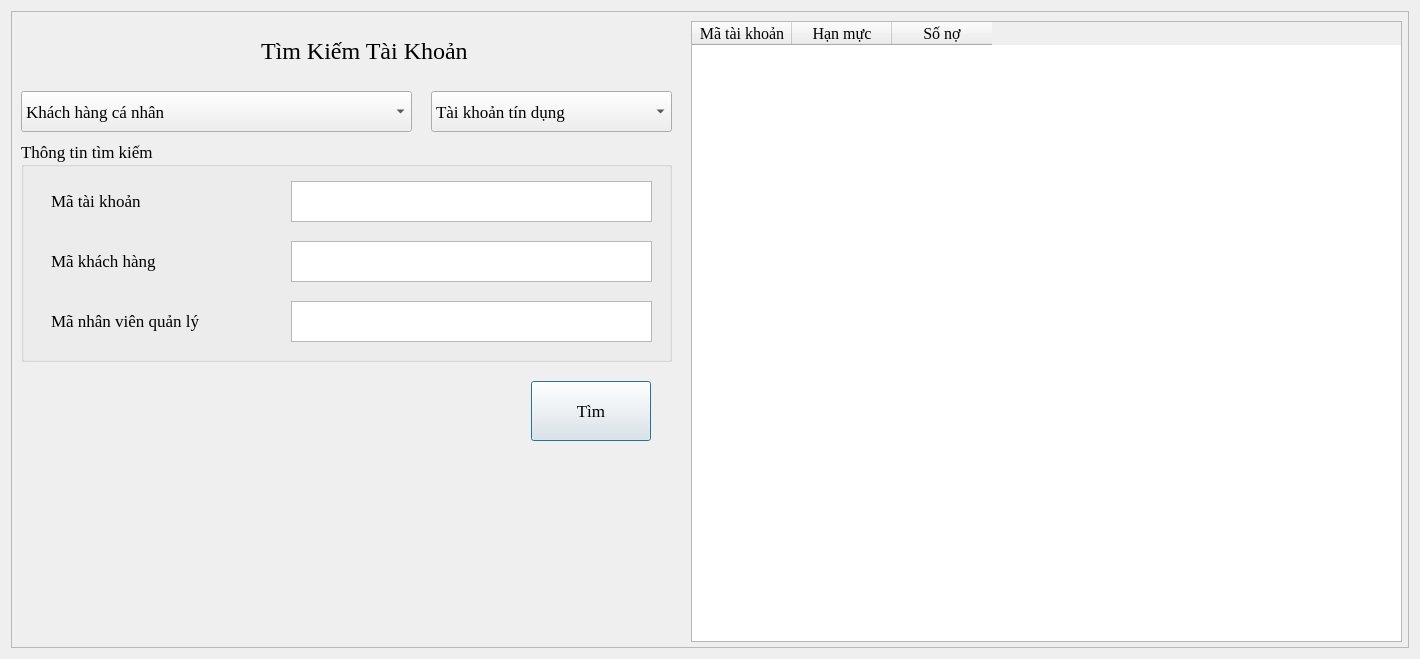
<?xml version="1.0" encoding="UTF-8"?>
<ui version="4.0">
 <class>Dialog</class>
 <widget class="QDialog" name="Dialog">
  <property name="geometry">
   <rect>
    <x>0</x>
    <y>0</y>
    <width>1420</width>
    <height>659</height>
   </rect>
  </property>
  <property name="font">
   <font>
    <family>MS Shell Dlg 2</family>
    <pointsize>16</pointsize>
   </font>
  </property>
  <property name="windowTitle">
   <string>Dialog</string>
  </property>
  <layout class="QGridLayout" name="gridLayout">
   <item row="0" column="0">
    <widget class="QFrame" name="frame">
     <property name="frameShape">
      <enum>QFrame::StyledPanel</enum>
     </property>
     <property name="frameShadow">
      <enum>QFrame::Raised</enum>
     </property>
     <widget class="QGroupBox" name="groupBox">
      <property name="geometry">
       <rect>
        <x>10</x>
        <y>130</y>
        <width>651</width>
        <height>221</height>
       </rect>
      </property>
      <property name="font">
       <font>
        <family>Times New Roman</family>
        <pointsize>13</pointsize>
       </font>
      </property>
      <property name="title">
       <string>Thông tin tìm kiếm</string>
      </property>
      <widget class="QTextEdit" name="txt_MaNV">
       <property name="geometry">
        <rect>
         <x>270</x>
         <y>160</y>
         <width>361</width>
         <height>41</height>
        </rect>
       </property>
       <property name="font">
        <font>
         <family>Times New Roman</family>
         <pointsize>13</pointsize>
        </font>
       </property>
      </widget>
      <widget class="QTextEdit" name="txt_MaKH">
       <property name="geometry">
        <rect>
         <x>270</x>
         <y>100</y>
         <width>361</width>
         <height>41</height>
        </rect>
       </property>
       <property name="font">
        <font>
         <family>Times New Roman</family>
         <pointsize>13</pointsize>
        </font>
       </property>
      </widget>
      <widget class="QLabel" name="label_3">
       <property name="geometry">
        <rect>
         <x>30</x>
         <y>160</y>
         <width>211</width>
         <height>40</height>
        </rect>
       </property>
       <property name="font">
        <font>
         <family>Times New Roman</family>
         <pointsize>13</pointsize>
        </font>
       </property>
       <property name="text">
        <string>Mã nhân viên quản lý</string>
       </property>
      </widget>
      <widget class="QTextEdit" name="txt_MaTK">
       <property name="geometry">
        <rect>
         <x>270</x>
         <y>40</y>
         <width>361</width>
         <height>41</height>
        </rect>
       </property>
       <property name="font">
        <font>
         <family>Times New Roman</family>
         <pointsize>13</pointsize>
        </font>
       </property>
      </widget>
      <widget class="QLabel" name="label">
       <property name="geometry">
        <rect>
         <x>30</x>
         <y>40</y>
         <width>200</width>
         <height>40</height>
        </rect>
       </property>
       <property name="font">
        <font>
         <family>Times New Roman</family>
         <pointsize>13</pointsize>
        </font>
       </property>
       <property name="text">
        <string>Mã tài khoản</string>
       </property>
      </widget>
      <widget class="QLabel" name="label_2">
       <property name="geometry">
        <rect>
         <x>30</x>
         <y>100</y>
         <width>200</width>
         <height>40</height>
        </rect>
       </property>
       <property name="font">
        <font>
         <family>Times New Roman</family>
         <pointsize>13</pointsize>
        </font>
       </property>
       <property name="text">
        <string>Mã khách hàng</string>
       </property>
      </widget>
     </widget>
     <widget class="QComboBox" name="cbx_TypeKH">
      <property name="enabled">
       <bool>true</bool>
      </property>
      <property name="geometry">
       <rect>
        <x>10</x>
        <y>80</y>
        <width>391</width>
        <height>41</height>
       </rect>
      </property>
      <property name="font">
       <font>
        <family>Times New Roman</family>
        <pointsize>13</pointsize>
       </font>
      </property>
      <item>
       <property name="text">
        <string>Khách hàng cá nhân</string>
       </property>
      </item>
      <item>
       <property name="text">
        <string>Khách hàng tổ chức/doanh nghiệp</string>
       </property>
      </item>
     </widget>
     <widget class="QComboBox" name="cbxTypeTK">
      <property name="enabled">
       <bool>true</bool>
      </property>
      <property name="geometry">
       <rect>
        <x>420</x>
        <y>80</y>
        <width>241</width>
        <height>41</height>
       </rect>
      </property>
      <property name="font">
       <font>
        <family>Times New Roman</family>
        <pointsize>13</pointsize>
       </font>
      </property>
      <item>
       <property name="text">
        <string>Tài khoản tín dụng</string>
       </property>
      </item>
      <item>
       <property name="text">
        <string>Tài khoản gửi tiền</string>
       </property>
      </item>
     </widget>
     <widget class="QTableWidget" name="tb_Result">
      <property name="geometry">
       <rect>
        <x>680</x>
        <y>10</y>
        <width>711</width>
        <height>621</height>
       </rect>
      </property>
      <property name="font">
       <font>
        <family>Times New Roman</family>
        <pointsize>16</pointsize>
       </font>
      </property>
      <column>
       <property name="text">
        <string>Mã tài khoản</string>
       </property>
       <property name="font">
        <font>
         <pointsize>12</pointsize>
        </font>
       </property>
      </column>
      <column>
       <property name="text">
        <string>Hạn mực</string>
       </property>
       <property name="font">
        <font>
         <pointsize>12</pointsize>
        </font>
       </property>
      </column>
      <column>
       <property name="text">
        <string>Số nợ</string>
       </property>
       <property name="font">
        <font>
         <pointsize>12</pointsize>
        </font>
       </property>
      </column>
     </widget>
     <widget class="QPushButton" name="btn_Search">
      <property name="geometry">
       <rect>
        <x>520</x>
        <y>370</y>
        <width>120</width>
        <height>60</height>
       </rect>
      </property>
      <property name="font">
       <font>
        <family>Times New Roman</family>
        <pointsize>13</pointsize>
       </font>
      </property>
      <property name="text">
       <string>Tìm</string>
      </property>
     </widget>
     <widget class="QLabel" name="label_5">
      <property name="geometry">
       <rect>
        <x>250</x>
        <y>20</y>
        <width>281</width>
        <height>40</height>
       </rect>
      </property>
      <property name="font">
       <font>
        <family>Times New Roman</family>
        <pointsize>18</pointsize>
       </font>
      </property>
      <property name="text">
       <string>Tìm Kiếm Tài Khoản</string>
      </property>
     </widget>
    </widget>
   </item>
  </layout>
 </widget>
 <resources/>
 <connections/>
</ui>
